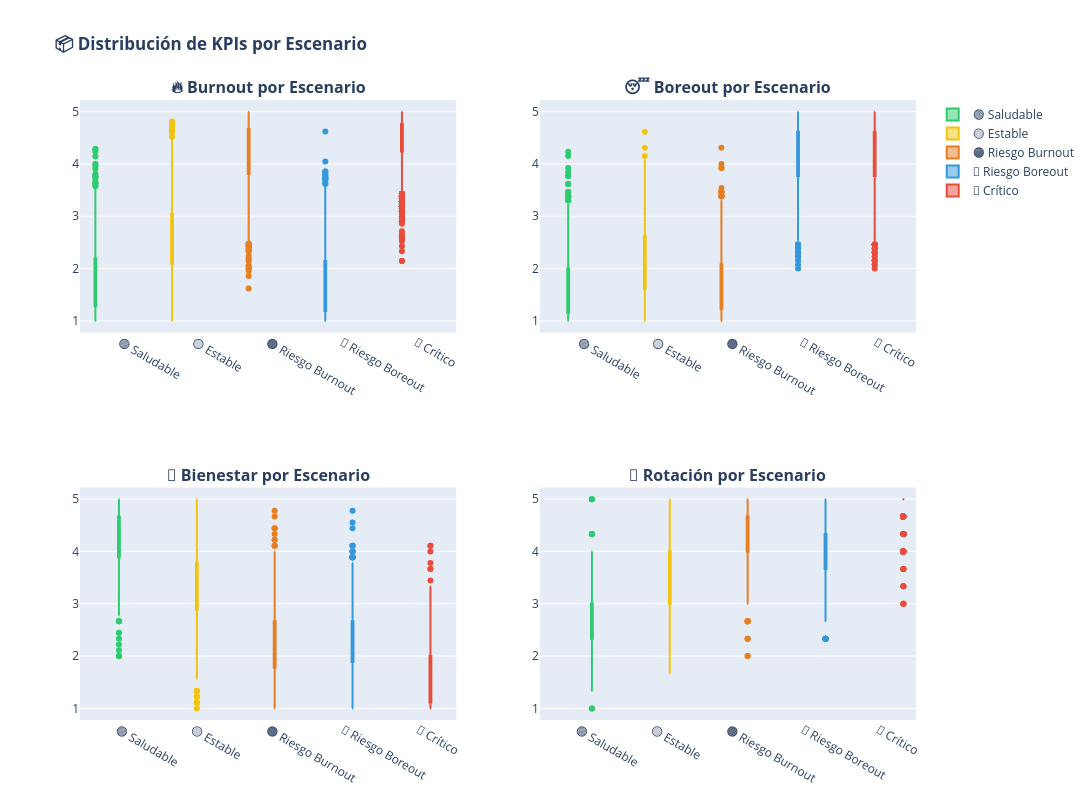

Source (notebook cell):
### Markdown cell above
## 2. 📦 Boxplots - Distribución de KPIs por Escenario

¿Cómo se distribuyen los KPIs dentro de cada escenario?

### Code cell
# BOXPLOTS - DISTRIBUCIÓN DE KPIs


fig = make_subplots(
    rows=2, cols=2,
    subplot_titles=(
        "<b>🔥 Burnout por Escenario</b>",
        "<b>😴 Boreout por Escenario</b>",
        "<b>💚 Bienestar por Escenario</b>",
        "<b>🔄 Rotación por Escenario</b>"
    ),
    specs=[[{"type": "box"}, {"type": "box"}],
           [{"type": "box"}, {"type": "box"}]]
)

kpi_boxplots = [
    ("kpi_burnout", "🔥 Burnout"),
    ("kpi_boreout", "😴 Boreout"),
    ("kpi_bienestar", "💚 Bienestar"),
    ("kpi_rotacion", "🔄 Rotación")
]

posiciones = [(1, 1), (1, 2), (2, 1), (2, 2)]

for (kpi, nombre), pos in zip(kpi_boxplots, posiciones):
    for esc in ESCENARIOS:
        datos = df_benchmark[df_benchmark["escenario"] == esc][kpi]
        
        fig.add_trace(
            go.Box(
                y=datos,
                name=ETIQUETAS_ES[esc],
                marker_color=COLORES_ESCENARIOS[esc],
                showlegend=(pos == (1, 1))  # Solo mostrar leyenda en el primer gráfico
            ),
            row=pos[0], col=pos[1]
        )

fig.update_layout(
    title_text="<b>📦 Distribución de KPIs por Escenario</b>",
    height=800,
    width=1200,
    boxmode='group'
)

fig.show()

print("""
💡 INTERPRETACIÓN:
- Los boxplots muestran la distribución de cada KPI dentro de cada escenario
- La línea central es la mediana
- Los bigotes muestran el rango intercuartílico (25%-75%)
- Los puntos son outliers

OBSERVACIONES:
- 🔥 Burnout: Crítico y Riesgo Burnout tienen distribuciones altas y similares
- 😴 Boreout: Crítico y Riesgo Boreout tienen distribuciones altas
- 💚 Bienestar: Saludable tiene la distribución más alta
- 🔄 Rotación: Crítico tiene la distribución más alta (más intención de irse)
""")

### Figure 1 — Plotly figure (JSON) as saved in the notebook; plotly's stock layout.template omitted (floating-point values rounded to 4 significant figures; data arrays with more than 128 entries replaced by an {"elided": "..."} marker saying what was removed)
{"data": [{"marker": {"color": "#2ecc71"}, "name": "🟢 Saludable", "showlegend": true, "type": "box", "xaxis": "x", "y": {"elided": "2500 float values"}, "yaxis": "y"}, {"marker": {"color": "#f1c40f"}, "name": "🟡 Estable", "showlegend": true, "type": "box", "xaxis": "x", "y": {"elided": "2500 float values"}, "yaxis": "y"}, {"marker": {"color": "#e67e22"}, "name": "🟠 Riesgo Burnout", "showlegend": true, "type": "box", "xaxis": "x", "y": {"elided": "2500 float values"}, "yaxis": "y"}, {"marker": {"color": "#3498db"}, "name": "🔵 Riesgo Boreout", "showlegend": true, "type": "box", "xaxis": "x", "y": {"elided": "2500 float values"}, "yaxis": "y"}, {"marker": {"color": "#e74c3c"}, "name": "🔴 Crítico", "showlegend": true, "type": "box", "xaxis": "x", "y": {"elided": "2500 float values"}, "yaxis": "y"}, {"marker": {"color": "#2ecc71"}, "name": "🟢 Saludable", "showlegend": false, "type": "box", "xaxis": "x2", "y": {"elided": "2500 float values"}, "yaxis": "y2"}, {"marker": {"color": "#f1c40f"}, "name": "🟡 Estable", "showlegend": false, "type": "box", "xaxis": "x2", "y": {"elided": "2500 float values"}, "yaxis": "y2"}, {"marker": {"color": "#e67e22"}, "name": "🟠 Riesgo Burnout", "showlegend": false, "type": "box", "xaxis": "x2", "y": {"elided": "2500 float values"}, "yaxis": "y2"}, {"marker": {"color": "#3498db"}, "name": "🔵 Riesgo Boreout", "showlegend": false, "type": "box", "xaxis": "x2", "y": {"elided": "2500 float values"}, "yaxis": "y2"}, {"marker": {"color": "#e74c3c"}, "name": "🔴 Crítico", "showlegend": false, "type": "box", "xaxis": "x2", "y": {"elided": "2500 float values"}, "yaxis": "y2"}, {"marker": {"color": "#2ecc71"}, "name": "🟢 Saludable", "showlegend": false, "type": "box", "xaxis": "x3", "y": {"elided": "2500 float values"}, "yaxis": "y3"}, {"marker": {"color": "#f1c40f"}, "name": "🟡 Estable", "showlegend": false, "type": "box", "xaxis": "x3", "y": {"elided": "2500 float values"}, "yaxis": "y3"}, {"marker": {"color": "#e67e22"}, "name": "🟠 Riesgo Burnout", "showlegend": false, "type": "box", "xaxis": "x3", "y": {"elided": "2500 float values"}, "yaxis": "y3"}, {"marker": {"color": "#3498db"}, "name": "🔵 Riesgo Boreout", "showlegend": false, "type": "box", "xaxis": "x3", "y": {"elided": "2500 float values"}, "yaxis": "y3"}, {"marker": {"color": "#e74c3c"}, "name": "🔴 Crítico", "showlegend": false, "type": "box", "xaxis": "x3", "y": {"elided": "2500 float values"}, "yaxis": "y3"}, {"marker": {"color": "#2ecc71"}, "name": "🟢 Saludable", "showlegend": false, "type": "box", "xaxis": "x4", "y": {"elided": "2500 float values"}, "yaxis": "y4"}, {"marker": {"color": "#f1c40f"}, "name": "🟡 Estable", "showlegend": false, "type": "box", "xaxis": "x4", "y": {"elided": "2500 float values"}, "yaxis": "y4"}, {"marker": {"color": "#e67e22"}, "name": "🟠 Riesgo Burnout", "showlegend": false, "type": "box", "xaxis": "x4", "y": {"elided": "2500 float values"}, "yaxis": "y4"}, {"marker": {"color": "#3498db"}, "name": "🔵 Riesgo Boreout", "showlegend": false, "type": "box", "xaxis": "x4", "y": {"elided": "2500 float values"}, "yaxis": "y4"}, {"marker": {"color": "#e74c3c"}, "name": "🔴 Crítico", "showlegend": false, "type": "box", "xaxis": "x4", "y": {"elided": "2500 float values"}, "yaxis": "y4"}], "layout": {"annotations": [{"font": {"size": 16}, "showarrow": false, "text": "<b>🔥 Burnout por Escenario</b>", "x": 0.225, "xanchor": "center", "xref": "paper", "y": 1, "yanchor": "bottom", "yref": "paper"}, {"font": {"size": 16}, "showarrow": false, "text": "<b>😴 Boreout por Escenario</b>", "x": 0.775, "xanchor": "center", "xref": "paper", "y": 1, "yanchor": "bottom", "yref": "paper"}, {"font": {"size": 16}, "showarrow": false, "text": "<b>💚 Bienestar por Escenario</b>", "x": 0.225, "xanchor": "center", "xref": "paper", "y": 0.375, "yanchor": "bottom", "yref": "paper"}, {"font": {"size": 16}, "showarrow": false, "text": "<b>🔄 Rotación por Escenario</b>", "x": 0.775, "xanchor": "center", "xref": "paper", "y": 0.375, "yanchor": "bottom", "yref": "paper"}], "boxmode": "group", "height": 800, "title": {"text": "<b>📦 Distribución de KPIs por Escenario</b>"}, "width": 1200, "xaxis": {"anchor": "y", "domain": [0, 0.45]}, "xaxis2": {"anchor": "y2", "domain": [0.55, 1]}, "xaxis3": {"anchor": "y3", "domain": [0, 0.45]}, "xaxis4": {"anchor": "y4", "domain": [0.55, 1]}, "yaxis": {"anchor": "x", "domain": [0.625, 1]}, "yaxis2": {"anchor": "x2", "domain": [0.625, 1]}, "yaxis3": {"anchor": "x3", "domain": [0, 0.375]}, "yaxis4": {"anchor": "x4", "domain": [0, 0.375]}}}
